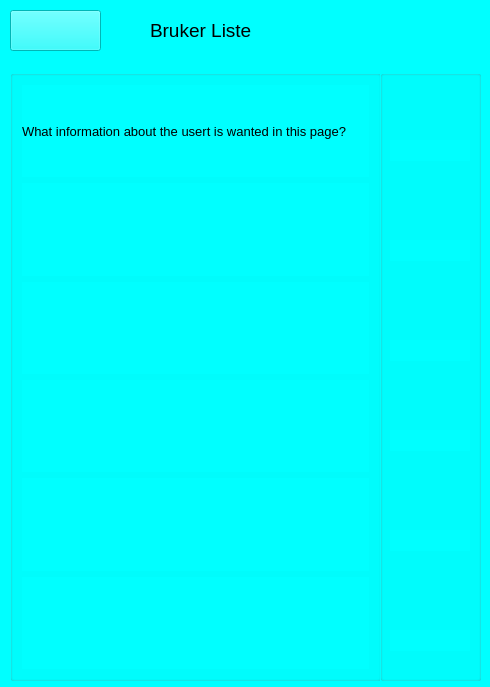
<?xml version="1.0" encoding="UTF-8"?>
<ui version="4.0">
 <class>patientDialog</class>
 <widget class="QDialog" name="patientDialog">
  <property name="geometry">
   <rect>
    <x>0</x>
    <y>0</y>
    <width>490</width>
    <height>687</height>
   </rect>
  </property>
  <property name="windowTitle">
   <string>Dialog</string>
  </property>
  <property name="styleSheet">
   <string notr="true">background-color: rgb(0, 255, 255);</string>
  </property>
  <widget class="QGroupBox" name="groupBox">
   <property name="geometry">
    <rect>
     <x>10</x>
     <y>70</y>
     <width>371</width>
     <height>611</height>
    </rect>
   </property>
   <property name="title">
    <string/>
   </property>
   <layout class="QGridLayout" name="gridLayout">
    <item row="5" column="0">
     <widget class="QLabel" name="label_7">
      <property name="text">
       <string/>
      </property>
     </widget>
    </item>
    <item row="2" column="0">
     <widget class="QLabel" name="label_4">
      <property name="text">
       <string/>
      </property>
     </widget>
    </item>
    <item row="4" column="0">
     <widget class="QLabel" name="label_6">
      <property name="text">
       <string/>
      </property>
     </widget>
    </item>
    <item row="3" column="0">
     <widget class="QLabel" name="label_5">
      <property name="text">
       <string/>
      </property>
     </widget>
    </item>
    <item row="0" column="0">
     <widget class="QLabel" name="label">
      <property name="font">
       <font>
        <pointsize>10</pointsize>
       </font>
      </property>
      <property name="styleSheet">
       <string notr="true">color: rgb(0, 0, 0);</string>
      </property>
      <property name="text">
       <string>What information about the usert is wanted in this page?</string>
      </property>
     </widget>
    </item>
    <item row="1" column="0">
     <widget class="QLabel" name="label_3">
      <property name="text">
       <string/>
      </property>
     </widget>
    </item>
   </layout>
  </widget>
  <widget class="QLabel" name="label_2">
   <property name="geometry">
    <rect>
     <x>150</x>
     <y>10</y>
     <width>211</width>
     <height>41</height>
    </rect>
   </property>
   <property name="font">
    <font>
     <pointsize>14</pointsize>
    </font>
   </property>
   <property name="styleSheet">
    <string notr="true">color: rgb(0, 0, 0);</string>
   </property>
   <property name="text">
    <string>Bruker Liste</string>
   </property>
  </widget>
  <widget class="QGroupBox" name="groupBox_2">
   <property name="geometry">
    <rect>
     <x>380</x>
     <y>70</y>
     <width>101</width>
     <height>611</height>
    </rect>
   </property>
   <property name="title">
    <string/>
   </property>
   <widget class="QPushButton" name="pushButton">
    <property name="geometry">
     <rect>
      <x>10</x>
      <y>70</y>
      <width>80</width>
      <height>21</height>
     </rect>
    </property>
    <property name="styleSheet">
     <string notr="true">image: url(:/Assets/Buttons/gaa-videre_active.png);
border:none;</string>
    </property>
    <property name="text">
     <string/>
    </property>
   </widget>
   <widget class="QPushButton" name="pushButton_2">
    <property name="geometry">
     <rect>
      <x>10</x>
      <y>170</y>
      <width>80</width>
      <height>21</height>
     </rect>
    </property>
    <property name="styleSheet">
     <string notr="true">image: url(:/Assets/Buttons/gaa-videre_active.png);
border:none;</string>
    </property>
    <property name="text">
     <string/>
    </property>
   </widget>
   <widget class="QPushButton" name="pushButton_3">
    <property name="geometry">
     <rect>
      <x>10</x>
      <y>270</y>
      <width>80</width>
      <height>21</height>
     </rect>
    </property>
    <property name="styleSheet">
     <string notr="true">image: url(:/Assets/Buttons/gaa-videre_active.png);
border:none;</string>
    </property>
    <property name="text">
     <string/>
    </property>
   </widget>
   <widget class="QPushButton" name="pushButton_4">
    <property name="geometry">
     <rect>
      <x>10</x>
      <y>360</y>
      <width>80</width>
      <height>21</height>
     </rect>
    </property>
    <property name="styleSheet">
     <string notr="true">image: url(:/Assets/Buttons/gaa-videre_active.png);
border:none;</string>
    </property>
    <property name="text">
     <string/>
    </property>
   </widget>
   <widget class="QPushButton" name="pushButton_5">
    <property name="geometry">
     <rect>
      <x>10</x>
      <y>460</y>
      <width>80</width>
      <height>21</height>
     </rect>
    </property>
    <property name="styleSheet">
     <string notr="true">image: url(:/Assets/Buttons/gaa-videre_active.png);
border:none;</string>
    </property>
    <property name="text">
     <string/>
    </property>
   </widget>
   <widget class="QPushButton" name="pushButton_6">
    <property name="geometry">
     <rect>
      <x>10</x>
      <y>560</y>
      <width>80</width>
      <height>21</height>
     </rect>
    </property>
    <property name="styleSheet">
     <string notr="true">image: url(:/Assets/Buttons/gaa-videre_active.png);
border:none;</string>
    </property>
    <property name="text">
     <string/>
    </property>
   </widget>
  </widget>
  <widget class="QPushButton" name="pushButton_7">
   <property name="geometry">
    <rect>
     <x>10</x>
     <y>10</y>
     <width>91</width>
     <height>41</height>
    </rect>
   </property>
   <property name="styleSheet">
    <string notr="true">border-image: url(:/Assets/Buttons/gaa-tilbake_active.png);</string>
   </property>
   <property name="text">
    <string/>
   </property>
  </widget>
 </widget>
 <resources/>
 <connections/>
</ui>
